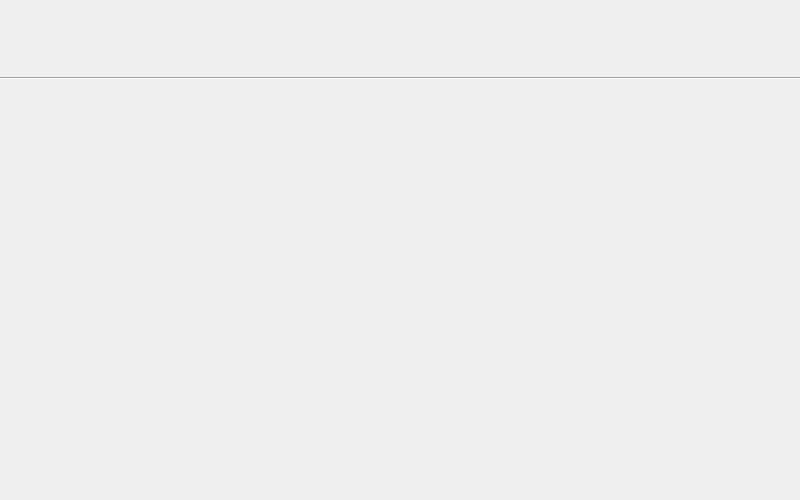
<?xml version="1.0" encoding="UTF-8"?>
<ui version="4.0">
 <class>Dialog</class>
 <widget class="QDialog" name="Dialog">
  <property name="geometry">
   <rect>
    <x>0</x>
    <y>0</y>
    <width>800</width>
    <height>500</height>
   </rect>
  </property>
  <property name="windowTitle">
   <string>Dialog</string>
  </property>
  <widget class="Line" name="line">
   <property name="geometry">
    <rect>
     <x>0</x>
     <y>70</y>
     <width>801</width>
     <height>16</height>
    </rect>
   </property>
   <property name="orientation">
    <enum>Qt::Horizontal</enum>
   </property>
  </widget>
 </widget>
 <resources/>
 <connections/>
</ui>
